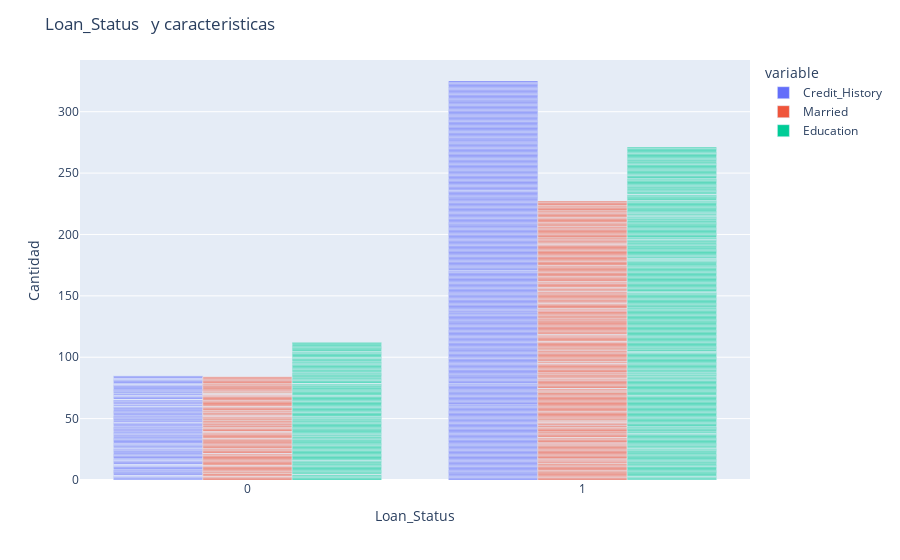

Notebook cell for this chart:
### Code cell
fig = px.bar(data_frame=df1, x= "Loan_Status", y=['Credit_History', 'Married', 'Education'], barmode= "group")
fig.update_layout(xaxis_title="Loan_Status", yaxis_title="Cantidad ", title = 'Loan_Status   y caracteristicas')
fig.show()

### Figure 1 — Plotly figure (JSON) as saved in the notebook; plotly's stock layout.template omitted (floating-point values rounded to 4 significant figures; data arrays with more than 128 entries replaced by an {"elided": "..."} marker saying what was removed)
{"data": [{"alignmentgroup": "True", "hovertemplate": "variable=Credit_History<br>Loan_Status=%{x}<br>value=%{y}<extra></extra>", "legendgroup": "Credit_History", "marker": {"color": "#636efa", "pattern": {"shape": ""}}, "name": "Credit_History", "offsetgroup": "Credit_History", "orientation": "v", "showlegend": true, "textposition": "auto", "type": "bar", "x": {"elided": "480 int values"}, "xaxis": "x", "y": {"elided": "480 int values"}, "yaxis": "y"}, {"alignmentgroup": "True", "hovertemplate": "variable=Married<br>Loan_Status=%{x}<br>value=%{y}<extra></extra>", "legendgroup": "Married", "marker": {"color": "#EF553B", "pattern": {"shape": ""}}, "name": "Married", "offsetgroup": "Married", "orientation": "v", "showlegend": true, "textposition": "auto", "type": "bar", "x": {"elided": "480 int values"}, "xaxis": "x", "y": {"elided": "480 int values"}, "yaxis": "y"}, {"alignmentgroup": "True", "hovertemplate": "variable=Education<br>Loan_Status=%{x}<br>value=%{y}<extra></extra>", "legendgroup": "Education", "marker": {"color": "#00cc96", "pattern": {"shape": ""}}, "name": "Education", "offsetgroup": "Education", "orientation": "v", "showlegend": true, "textposition": "auto", "type": "bar", "x": {"elided": "480 int values"}, "xaxis": "x", "y": {"elided": "480 int values"}, "yaxis": "y"}], "layout": {"barmode": "group", "legend": {"title": {"text": "variable"}, "tracegroupgap": 0}, "margin": {"t": 60}, "title": {"text": "Loan_Status   y caracteristicas"}, "xaxis": {"anchor": "y", "domain": [0, 1], "title": {"text": "Loan_Status"}}, "yaxis": {"anchor": "x", "domain": [0, 1], "title": {"text": "Cantidad "}}}}
